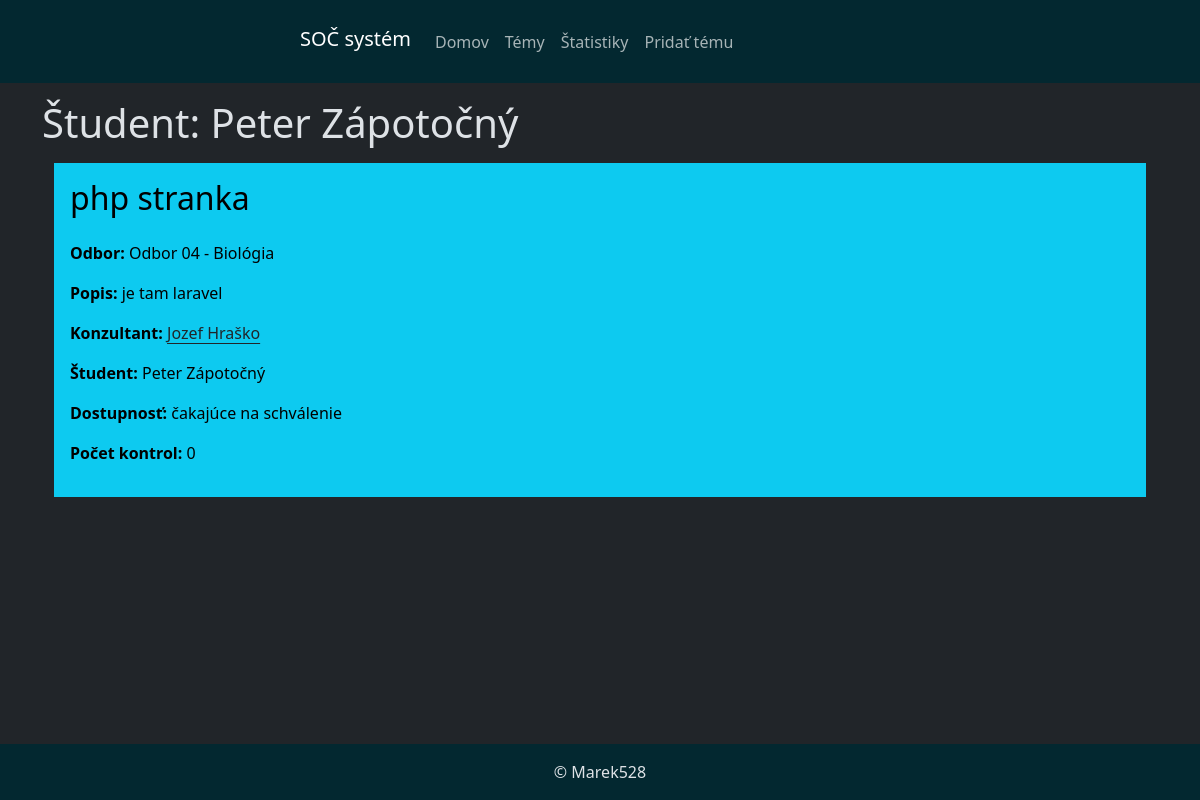
The page /soc/student/1/ on the database as committed earlier.
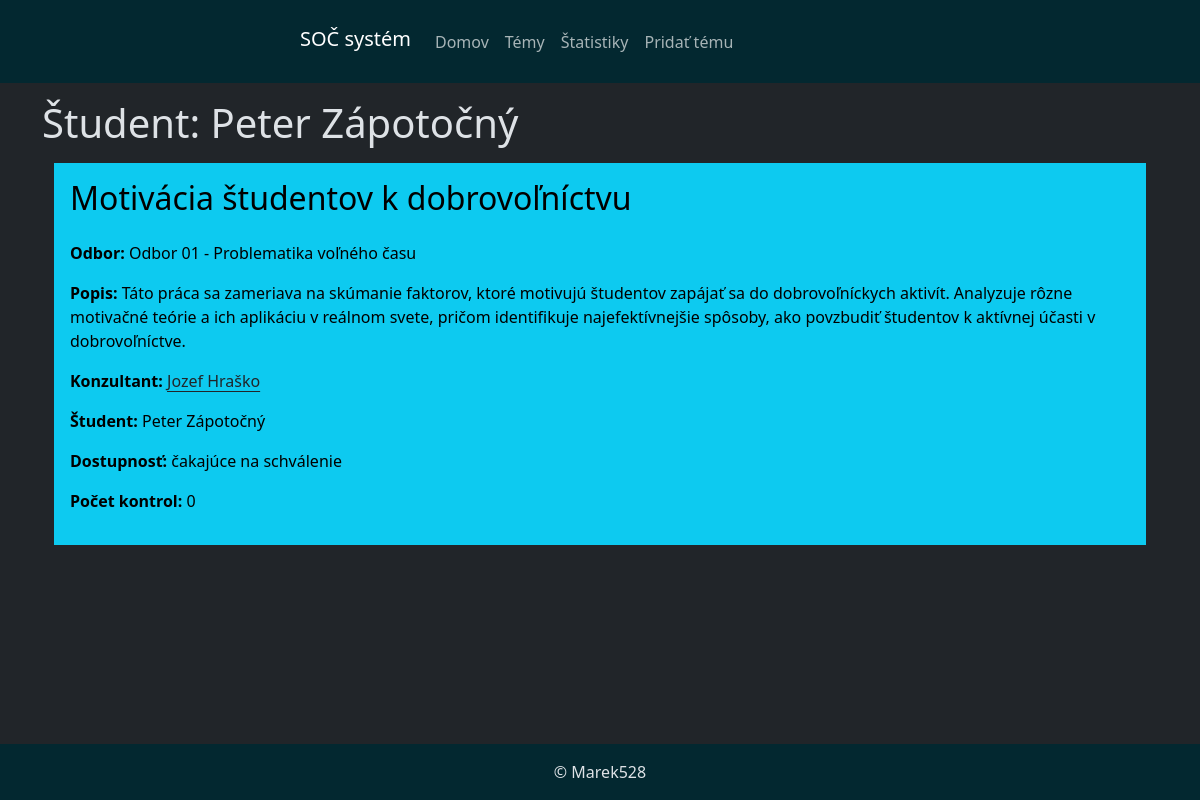
The same page on the database as committed later.
### soc/models.py (models this page shows, shortened)
class Student(models.Model):
    meno = models.CharField(max_length=30)
    priezvisko = models.CharField(max_length=30)
    email = models.CharField(max_length=100)
    heslo = models.CharField(max_length=255)
    def __str__(self):
        return f'{self.meno} {self.priezvisko}'

class Tema(models.Model):
    nazov = models.CharField(max_length=100)
    popis = models.TextField()
    konzultant = models.ForeignKey(Ucitel, on_delete=models.CASCADE)
    student = models.ForeignKey(Student, on_delete=models.SET_NULL, null=True, blank=True)
    odbor = models.ForeignKey(Odbor, on_delete=models.CASCADE)
    dostupnost = models.ForeignKey(Dostupnost, on_delete=models.CASCADE)
    pocet_kontrol = models.IntegerField()

class Odbor(models.Model):
    nazov = models.CharField(max_length=100)
    def __str__(self):
        return f'{self.nazov}'

class Ucitel(models.Model):
    meno = models.CharField(max_length=30)
    priezvisko = models.CharField(max_length=30)
    email = models.CharField(max_length=100)
    heslo = models.CharField(max_length=255)
    def __str__(self):
        return f'{self.meno} {self.priezvisko}'

class Dostupnost(models.Model):
    nazov = models.CharField(max_length=70)
    def __str__(self):
        return f'{self.nazov}'

### soc/views.py (the view)
# urls.py: path('student/<id>/', views.vypis_studenta, name='vypis-studenta'),
def vypis_studenta(request, id):
    student = Student.objects.get(id=id)
    temy = Tema.objects.filter(student=student)
    return render(request, 'soc/student.html', {'temy': temy, 'student': student})

### soc/templates/soc/student.html (shortened to what this page needs)
{% extends "base.html" %}
{% block content %}
<h1 class="my-3">Študent: {{ student.meno }} {{ student.priezvisko }}</h1>
<div class="container">
    {% for tema in temy %}
        <div class="bg-info text-black p-3">
            <h2 class="mb-4">{{ tema.nazov }}</h2>
            <p><strong>Odbor: </strong>{{ tema.odbor }}</p>
            <p><strong>Popis: </strong>{{ tema.popis }}</p>
            <p><strong>Konzultant: </strong><a href="{% url 'vypis-ucitela' id=tema.konzultant.id %}" class="link-dark link-offset-2 link-underline-opacity-100 link-underline-opacity-25-hover">{{ tema.konzultant }}</a></p>
            <p><strong>Študent: </strong>{{ tema.student }}</a></p>
            <p><strong>Dostupnosť: </strong>{{ tema.dostupnost }}</p>
            <p><strong>Počet kontrol: </strong>{{ tema.pocet_kontrol }}</p>
        </div>
    {% endfor %}
</div>
{% endblock %}

### soc/templates/base.html (shortened to what this page needs)
{% load static %}
<!DOCTYPE html>
<html data-bs-theme="dark">
<head>
    <link href="https://cdn.jsdelivr.net/npm/bootstrap@5.3.3/dist/css/bootstrap.min.css" rel="stylesheet">
</head>
<body>
    <div class="bg-info-subtle">
        <nav class="navbar navbar-expand-lg" style="margin-left: 18em;">
            <div class="container-fluid">
                <p class="navbar-brand pt-3">SOČ systém</p>
                <div class="collapse navbar-collapse" id="navbarNav">
                    <ul class="navbar-nav">
                        <li class="nav-item">
                            <a class="nav-link" href="{% url 'vypis-tem' %}">Domov</a>
                        </li>
                        <li class="nav-item">
                            <a class="nav-link" href="{% url 'vypis-tem-samostatne' %}">Témy</a>
                        </li>
                        <li class="nav-item">
                            <a class="nav-link" href="{% url 'statistiky' %}">Štatistiky</a>
                        </li>
                        <li class="nav-item">
                            <a class="nav-link" href="{% url 'pridanie-temy' %}">Pridať tému</a>
                        </li>
                    </ul>
                </div>
            </div>
        </nav>
    </div>
    <div class="container">
        {% block content %}
        {% endblock %}
    </div>
    <footer class="footer mt-auto py-3 bg-info-subtle d-flex justify-content-center">
        &copy; Marek528
    </footer>
</body>
</html>

### soc/templates/base.html (style rules this page uses)
body { min-height: 100vh; display: flex; flex-direction: column; }

Rows that differ between the two databases and show on the page:
removed Tema: nazov "php stranka", odbor "Odbor 04 - Biológia", popis "je tam laravel", konzultant "Jozef Hraško", student "Peter Zápotočný", dostupnost "čakajúce na schválenie", pocet_kontrol "0"
added Tema: nazov "Motivácia študentov k dobrovoľníctvu", odbor "Odbor 01 - Problematika voľného času", popis "Táto práca sa zameriava na skúmanie faktorov, ktoré motivujú študentov zapájať sa do dobrovoľníckych aktivít. Analyzuje rôzne motivačné teórie a ich aplikáciu v reálnom svete, pričom identifikuje najefektívnejšie spôsoby, ako povzbudiť študentov k aktívnej účasti v dobrovoľníctve.", konzultant "Jozef Hraško", student "Peter Zápotočný", dostupnost "čakajúce na schválenie", pocet_kontrol "0"
